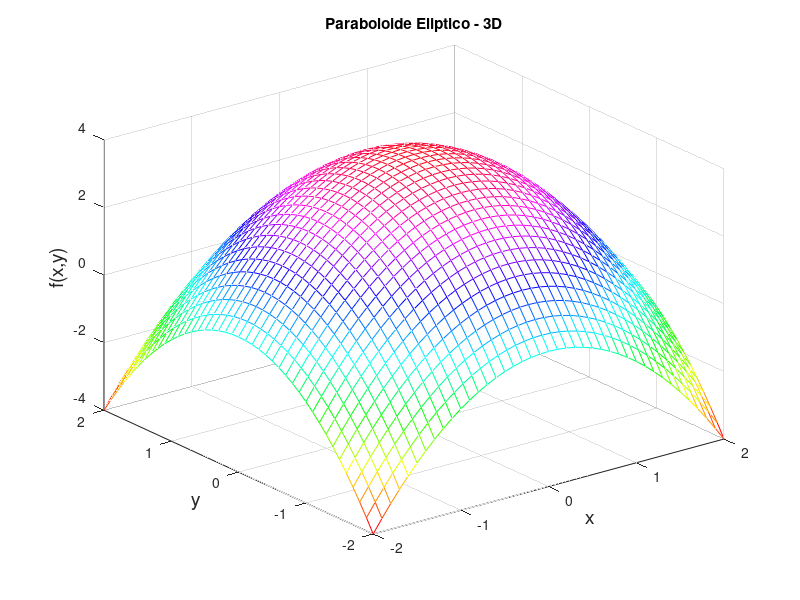

The MATLAB source for this figure: (Note: this script raises an error after producing the figure.)
clear all; close all; clc;

x = [-2:0.1:2]; y = [-2:0.1:2];
[X,Y] = meshgrid(x,y);

hill_fc = @(x,y) -(x.^2 + y.^2 - 4);

Z = hill_fc(X,Y);

grafico=mesh(x,y,Z); colormap(hsv);

title('Paraboloide Eliptico - 3D');
xlabel('x','FontSize',14); 
ylabel('y','FontSize',14); 
zlabel('f(x,y)','FontSize',14);
grafico.Parent.FontSize = 14;

hold on
maximos = find(Z>=4);
plot3(X(maximos),Y(maximos),[ 4 ],'s',...
    'MarkerSize',20, 'MarkerEdgeColor','black', ...
    'MarkerFaceColor','black') 
plot3(X(maximos),Y(maximos),[ 4  ],'ob',...
    'MarkerSize',35) 

figure; contourf(x,y,Z); colormap(hsv); hold on
grafico = plot(X(maximos),Y(maximos),'*', 'MarkerSize',15, ...
'MarkerEdgeColor','black', 'MarkerFaceColor','black');
colorbar
title('Paraboloide Eliptico');
xlabel('x','FontSize',14); 
ylabel('y','FontSize',14); 
grafico.Parent.FontSize = 14;

xx = [ 0.5 1.5 1.5];
yy = [ 0.0 1.5 0.0];
triangulo = fill(xx,yy,'k','LineWidth',10);
alpha(triangulo,0.7);
axis('square');

U = zeros(size(X,1),size(Y,1));

for linha = 1:size(X,1)
    for coluna = 1:size(Y,1)
        if X(linha,coluna) <= 1
            if Y(linha,coluna) >= 0
                if Y(linha,coluna) - 1.5*X(linha,coluna) + 0.75 <= 0
                    U(linha,coluna) = Z(linha,coluna);
                end
            end
        end
    end
end

figure;
map = colormap(hsv);
map(1:20,2) = 1;
map(1:20,3) = 1;
map(1:20,1) = 1;
g2 = surf(x,y,U); colormap(map);
title('Paraboloide Eliptico - 3D');
xlabel('x','FontSize',14); 
ylabel('y','FontSize',14); 
zlabel('f(x,y)','FontSize',14);
g2.Parent.FontSize = 14;

figure; contourf(x,y,U); colormap(hot); hold on
title('Paraboloide Eliptico - 3D');
xlabel('x','FontSize',14); 
ylabel('y','FontSize',14); 
zlabel('f(x,y)','FontSize',14);
grafico.Parent.FontSize = 14;

